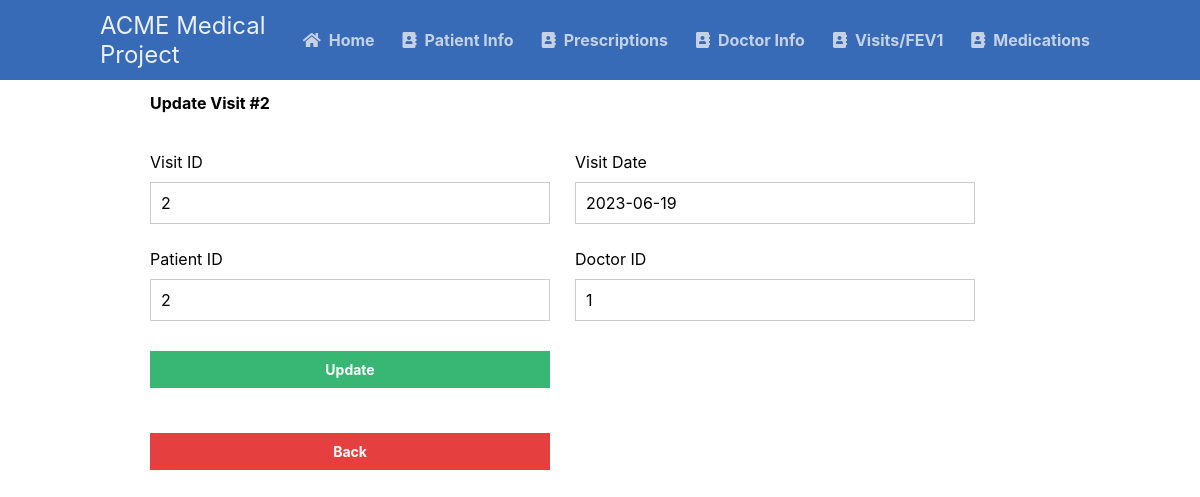
The page /scripts/visit_table/visitUpdate.php?visit_id=2 on the database its author committed.
### tables this page shows
CREATE TABLE visits
(visit_id INT AUTO_INCREMENT NOT NULL,
visit_date DATE NOT NULL,
patient_id INT NOT NULL,
doctor_id INT NOT NULL,
PRIMARY KEY (visit_id),
FOREIGN KEY (patient_id) REFERENCES patients (patient_id) ON DELETE CASCADE,
FOREIGN KEY (doctor_id) REFERENCES doctors (doctor_id) ON DELETE CASCADE);

### scripts/visit_table/visitUpdate.php (the view, shortened to what this page needs)
<?php
@include_once (APP_ROOT.APP_FOLDER_NAME . '/scripts/functions.php');
$pdo = pdo_connect_mysql();
if (isset($_GET['visit_id'])) {
    $stmt = $pdo->prepare('SELECT * FROM visits WHERE visit_id = ?');
    $stmt->execute([$_GET['visit_id']]);
    $visit = $stmt->fetch(PDO::FETCH_ASSOC);
} else {
    exit('No ID specified!');
}
?>
<?=template_header('Read')?>
<div class="content update">
	<h2>Update Visit #<?=$visit['visit_id']?></h2>
    <form action="visitUpdate.php?visit_id=<?=$visit['visit_id']?>" method="post">
        <label for="id">Visit ID</label>
        <label for="name">Visit Date</label>
        <input type="text" name="visit_id" placeholder="1" value="<?=$visit['visit_id']?>" id="visit_id">
        <input type="text" name="visit_date" placeholder="John" value="<?=$visit['visit_date']?>" id="visit_date">
        <label for="patient_id">Patient ID</label>
        <label for="doctor_id">Doctor ID</label>
        <input type="text" name="patient_id" placeholder="Doe" value="<?=$visit['patient_id']?>" id="patient_id">
        <input type="text" name="doctor_id" placeholder="M/F/Other/Not Specified" value="<?=$visit['doctor_id']?>" id="doctor_id">
        <input type="submit" value="Update">
    </form>
    <button onclick="window.history.back()" class="back-button">Back</button>
</div>
<?=template_footer()?>

### styles/style.css (style rules this page uses)
* { box-sizing: border-box; font-family: -apple-system, BlinkMacSystemFont, "segoe ui", roboto, oxygen, ubuntu, cantarell, "fira sans", "droid sans", "helvetica neue", Arial, sans-serif; font-size: 16px; -webkit-font-smoothing: antialiased; -moz-osx-font-smoothing: grayscale; }
body { background-color: #FFFFFF; margin: 0; }
.content { width: 75%; margin: 0 auto; }
.update form { padding: 15px 0; display: flex; flex-flow: wrap; }
.update form label { display: inline-flex; width: 400px; padding: 10px 0; margin-right: 25px; }
.update form input { padding: 10px; width: 400px; margin-right: 25px; margin-bottom: 15px; border: 1px solid #cccccc; }
.update form input[type="submit"] { display: block; background-color: #38b673; border: 0; font-weight: bold; font-size: 14px; color: #FFFFFF; cursor: pointer; width: 400px; margin-top: 15px; }
.back-button { padding: 10px; text-align: center; text-decoration: none; display: block; background-color: #e53f3f; border: 0; font-weight: bold; font-size: 14px; color: #FFFFFF; cursor: pointer; width: 400px; margin-top: 15px; }

### rows shown on the page
visits: visit_id "2", visit_date "2023-06-19", patient_id "2", doctor_id "1"
